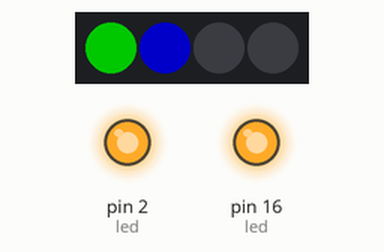
Recording of a program running on a simulated MicroPython board. On the bench: 4 RGB LEDs in strip order, left to right, output pins drawn as LEDs (lit = HIGH). Dim RGB values are drawn brighter than linear.

Above: at 0.05 s.
At 0.5 s:
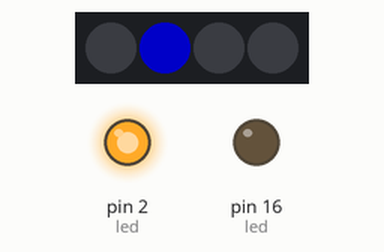
At 1.3 s:
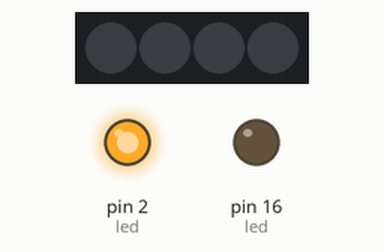
At 1.9 s:
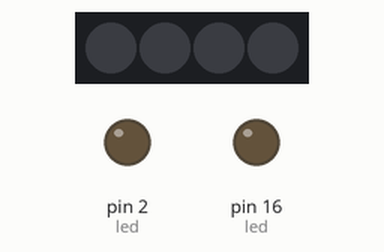
At 3.25 s:
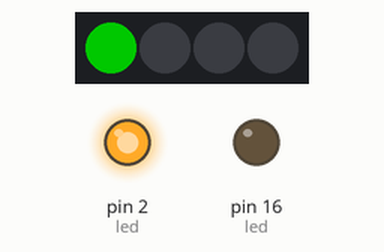
At 4.3 s:
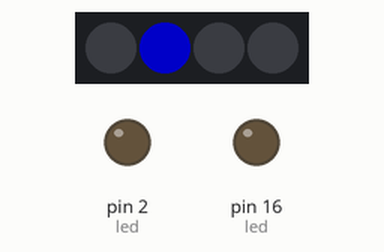
Timing chart, 0 to 4.6 s (numbered marks = the images above):
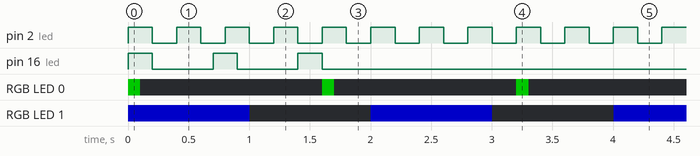

Measured:
- by itself, pin 2 (led): alternates HIGH for 0.20 s and LOW for 0.20 s
- by itself, pin 16 (led): alternates HIGH for 0.20 s and LOW for 0.50 s, 6 changes in all, then stays LOW
- by itself, RGB LED 0: alternates RGB(0, 100, 0) for 0.10 s and off for 1.5 s, 12 changes in all, then stays off
- by itself, RGB LED 1: alternates RGB(0, 0, 100) for 1.0 s and off for 1.0 s, 8 changes in all, then stays off

The program:

example.py
```python
from blink import NeoString, NeoLED, LED
import time
import machine


led = LED(16)
led.blink(3, 200, 500)

led = LED("LED")
led.blink(-1, 200)

neo_string = NeoString(1,4)
neo_led1 = NeoLED(neo_string,0)
neo_led1.set_color((0,100,0))
neo_led1.blink(6,100,1500)
neo_led2 = NeoLED(neo_string,1)
neo_led2.set_color((0,0,100))
neo_led2.blink(4)
```

blink.py
```python
from machine import Timer, Pin
from neopixel import NeoPixel

class ValueChange:

    def __init__(self, output_device, n, on_time, off_time):
        self._output_device = output_device

        self._n = n
        if self._n > 0:
            self._n *= 2

        self._on_time = on_time
        self._off_time = off_time

        self._timer = Timer()

        self._set_value()

    def _set_value(self, timer_obj=None):
        if self._n == 0:
            return

        # Counter for infity blinking
        if self._n == -1:
            self._n -= 1
        elif self._n == -2:
            self._n += 1

        if self._n % 2 == 0:
            ms = self._on_time
        else:
            ms = self._off_time

        if self._n > 0:
            self._n -= 1

        self._output_device.toggle()
        self._timer.init(period=ms, mode=Timer.ONE_SHOT, callback=self._set_value)

    def stop(self):
        self._n = 0

class OutputDevice:
    """
    Abstract base class for output devices.
    """

    def __init__(self):
        #self.off()
        pass

    def is_active(self):
        pass

    def on(self):
        pass

    def off(self):
        pass

    def toggle(self):
        pass

    def stop(self):
        self._valueChanger.stop()
        self.off()

    def blink(self, n=-1, on_time=1000, off_time=None):
        self.off()

        off_time = on_time if off_time is None else off_time

        # Parameter n<1 are not allowed. Set parameter to -1.
        if n < -1 : n = -1

        self._valueChanger = ValueChange(self, n, on_time, off_time)


class LED(OutputDevice):
    """
    Represents an LED.

    :param int pin
    The pin where the LED is connected to.
    """

    def __init__(self, pin):
        self._pin_num = pin
        self._pin = Pin(pin, Pin.OUT)
        super().__init__()

    def is_active(self):
        if self._pin.value():
            return True
        else:
            return False

    def on(self):
        self._pin.on()

    def off(self):
        self._pin.off()

    def toggle(self):
        self._pin.toggle()

class NeoString():
    """
    Represents an RGB LED string with WS2812 controlled LED's.

    :param int pin
    The pin where the LED string is connected to.

    :param int length
    The length of the LED string.
    """

    def __init__(self, pin, length):
        self._neo_string = NeoPixel(Pin(pin), length)

    def get(self):
        return self._neo_string

class NeoLED(OutputDevice):
    """
    Represents an RGB LED (Neopixel) with WS2812 controller in a LED string.

    :param object neostring
    The LED string the LED ist beloning to.

    :param int index
    The index of the assigned LED. Must be between 0 and length-1.
    """

    def __init__(self, neo_string, index):
        self._led_index = index
        self._neo = neo_string
        self._color = (30,30,30)

        super().__init__()

    def on(self):
        self._neo.get().__setitem__(self._led_index, self._color)
        self._neo.get().write()

    def off(self):
        self._neo.get().__setitem__(self._led_index, (0,0,0))
        self._neo.get().write()

    def toggle(self):
        if self._neo.get().__getitem__(self._led_index) == (0,0,0):
            self.on()
        else:
            self.off()

    def set_color(self, color):
        self._color = color
```
